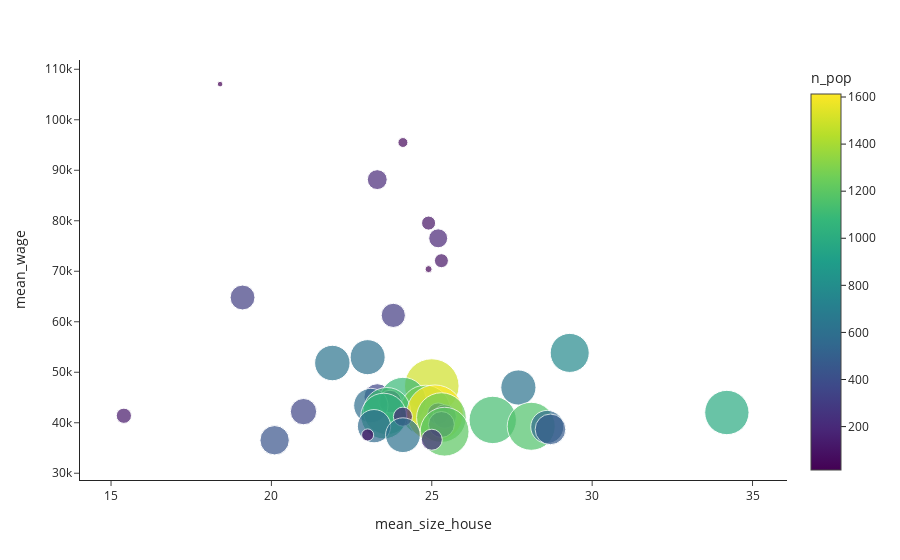

Notebook cell for this chart:
### Code cell
fig=px.scatter(df.head(40), x='mean_size_house', y='mean_wage', template='simple_white',
          hover_name='город', color='n_pop', size='n_pop', size_max=40)
fig.update_layout(showlegend=False)

### Figure 1 — Plotly figure (JSON) as saved in the notebook; plotly's stock layout.template omitted (floating-point values rounded to 4 significant figures)
{"data": [{"hovertemplate": "<b>%{hovertext}</b><br><br>mean_size_house=%{x}<br>mean_wage=%{y}<br>n_pop=%{marker.color}<extra></extra>", "hovertext": ["Анадырь", "Салехард", "Южно-Сахалинск", "Магадан", "Петропавловск-Камчатский", "Ханты-Мансийск", "Нарьян-Мар", "Якутск", "Мурманск", "Тюмень", "Хабаровск", "Владивосток", "Екатеринбург", "Иркутск", "Архангельск", "Красноярск", "Сыктывкар", "Томск", "Нижний Новгород", "Уфа", "Чита", "Краснодар", "Новосибирск", "Благовещенск", "Кызыл", "Пермь", "Петрозаводск", "Абакан", "Казань", "Ростов-на-Дону", "Калуга", "Кемерово", "Самара", "Тула", "Калининград", "Челябинск", "Биробиджан", "Ярославль", "Великий Новгород", "Улан-Удэ"], "legendgroup": "", "marker": {"color": [15.6, 49.5, 199, 99.7, 181.2, 98.5, 24.8, 311.8, 295.4, 768.4, 618.2, 633.1, 1502.0, 623.9, 356.9, 1092.0, 260.8, 595.2, 1268.0, 1120.0, 349, 990.2, 1613.0, 230.4, 117, 1052.0, 279.2, 184.2, 1244.0, 1130.0, 340.9, 559, 1163.0, 550, 475.1, 1202.0, 73.6, 608.7, 222.9, 434.8], "coloraxis": "coloraxis", "size": [15.6, 49.5, 199, 99.7, 181.2, 98.5, 24.8, 311.8, 295.4, 768.4, 618.2, 633.1, 1502.0, 623.9, 356.9, 1092.0, 260.8, 595.2, 1268.0, 1120.0, 349, 990.2, 1613.0, 230.4, 117, 1052.0, 279.2, 184.2, 1244.0, 1130.0, 340.9, 559, 1163.0, 550, 475.1, 1202.0, 73.6, 608.7, 222.9, 434.8], "sizemode": "area", "sizeref": 1.008, "symbol": "circle"}, "mode": "markers", "name": "", "orientation": "v", "showlegend": false, "type": "scatter", "x": [18.4, 24.1, 23.3, 24.9, 25.2, 25.3, 24.9, 19.1, 23.8, 29.3, 23, 21.9, 25, 27.7, 23.3, 24.1, 23.7, 23.1, 24.8, 23.6, 21, 34.2, 25.1, 25.2, 15.4, 23.5, 25.4, 24.1, 25.3, 26.9, 25.3, 23.2, 28.1, 28.6, 28.7, 25.4, 23, 24.1, 25, 20.1], "xaxis": "x", "y": [107100.0, 95496, 88150.0, 79540.0, 76530.0, 72090.0, 70420.0, 64800.0, 61260.0, 53830.0, 52990.0, 51830.0, 47270.0, 46980, 45100.0, 44380.0, 44180.0, 43410.0, 42470.0, 42310.0, 42200.0, 42030.0, 41884, 41810.0, 41383, 41330.0, 41230.0, 41200.0, 41020.0, 40560.0, 39650.0, 39320.0, 39300.0, 39180.0, 38686, 38230.0, 37590.0, 37530.0, 36640.0, 36540.0], "yaxis": "y"}], "layout": {"coloraxis": {"colorbar": {"title": {"text": "n_pop"}}, "colorscale": [[0, "#440154"], [0.1111, "#482878"], [0.2222, "#3e4989"], [0.3333, "#31688e"], [0.4444, "#26828e"], [0.5556, "#1f9e89"], [0.6667, "#35b779"], [0.7778, "#6ece58"], [0.8889, "#b5de2b"], [1, "#fde725"]]}, "legend": {"itemsizing": "constant", "tracegroupgap": 0}, "margin": {"t": 60}, "showlegend": false, "xaxis": {"anchor": "y", "domain": [0, 1], "title": {"text": "mean_size_house"}}, "yaxis": {"anchor": "x", "domain": [0, 1], "title": {"text": "mean_wage"}}}}
